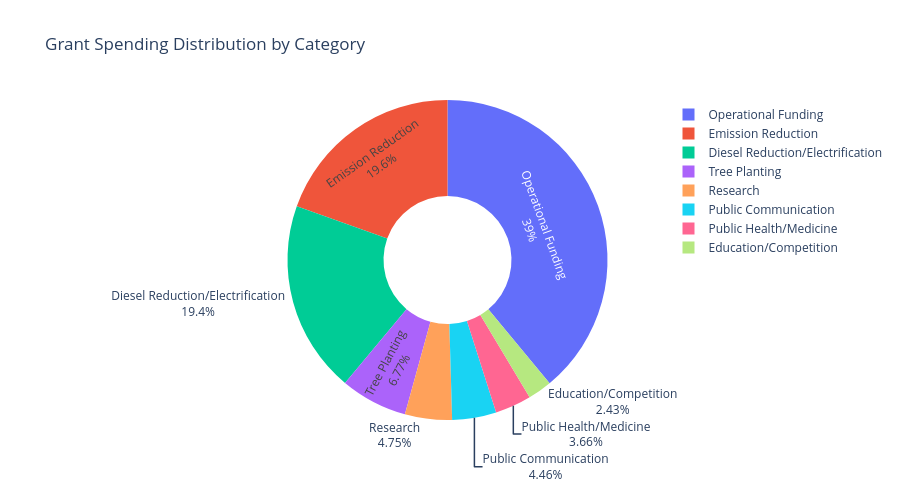

The notebook cell this image was saved under:
### Code cell
# Abby
import pandas as pd
import plotly.express as px
import warnings
warnings.filterwarnings('ignore')

# Load Excel file
df = pd.read_excel('FinalSheet.xlsx')

# Clean Grant Amount
df['Grant Amount'] = (
    df['Grant Amount']
    .astype(str)
    .str.replace(r'[\$,\s]', '', regex=True)
    .astype(float)
)

# Clean category column
df['Project Category 1'] = df['Project Category 1'].str.strip()

# Aggregate data
cat_spend = (
    df.groupby('Project Category 1')['Grant Amount']
    .sum()
    .reset_index()
    .sort_values('Grant Amount', ascending=False)
)

# --- PIE CHART ---
fig = px.pie(
    cat_spend,
    names='Project Category 1',
    values='Grant Amount',
    title='Grant Spending Distribution by Category',
    hole=0.4  # donut style
)

fig.update_traces(
    textinfo='percent+label',
    hovertemplate='<b>%{label}</b><br>$%{value:,.0f}<br>%{percent}'
)

fig.update_layout(height=500)

fig.show()

# Export for Wix/Web embedding
html_snippet = fig.to_html(full_html=False, include_plotlyjs='cdn')
print(html_snippet)

### Figure 1 — Plotly figure (JSON) as saved in the notebook; plotly's stock layout.template omitted (floating-point values rounded to 4 significant figures)
{"data": [{"domain": {"x": [0, 1], "y": [0, 1]}, "hole": 0.4, "hovertemplate": "<b>%{label}</b><br>$%{value:,.0f}<br>%{percent}", "labels": ["Operational Funding", "Emission Reduction", "Diesel Reduction/Electrification", "Tree Planting", "Research", "Public Communication", "Public Health/Medicine", "Education/Competition"], "legendgroup": "", "name": "", "showlegend": true, "textinfo": "percent+label", "type": "pie", "values": [6788637, 3404550, 3375494, 1179555, 827143, 775900, 637600, 424000]}], "layout": {"height": 500, "legend": {"tracegroupgap": 0}, "title": {"text": "Grant Spending Distribution by Category"}}}
